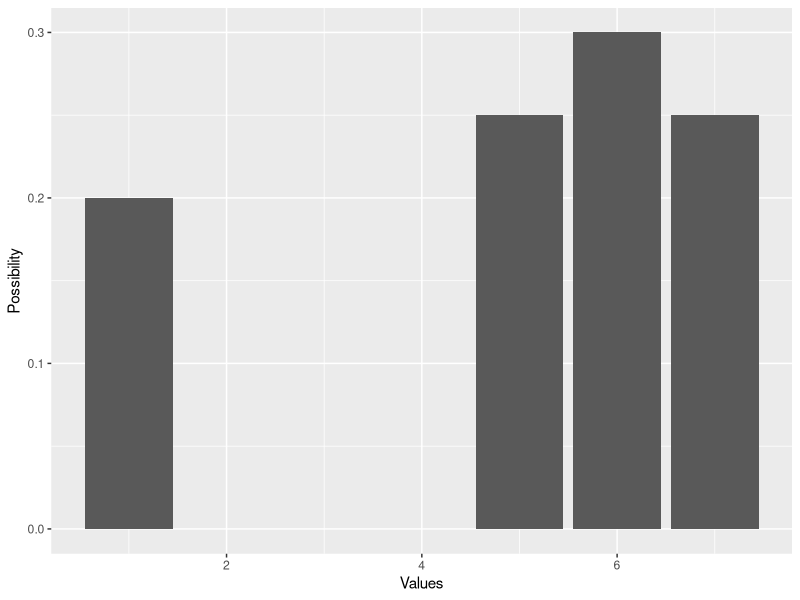

The R source for this figure:
x <- c(1, 5, 6, 7)
P <- c(1/5, 1/4, 3/10, 1/4)

Ex <- sum(x * P)
Var <- sum((x - Ex) ^ 2 * P )

df <- data.frame(Values=x, Possibility=P)

library(ggplot2)
ggplot(df, aes(x=Values, y=Possibility)) +
  geom_col()